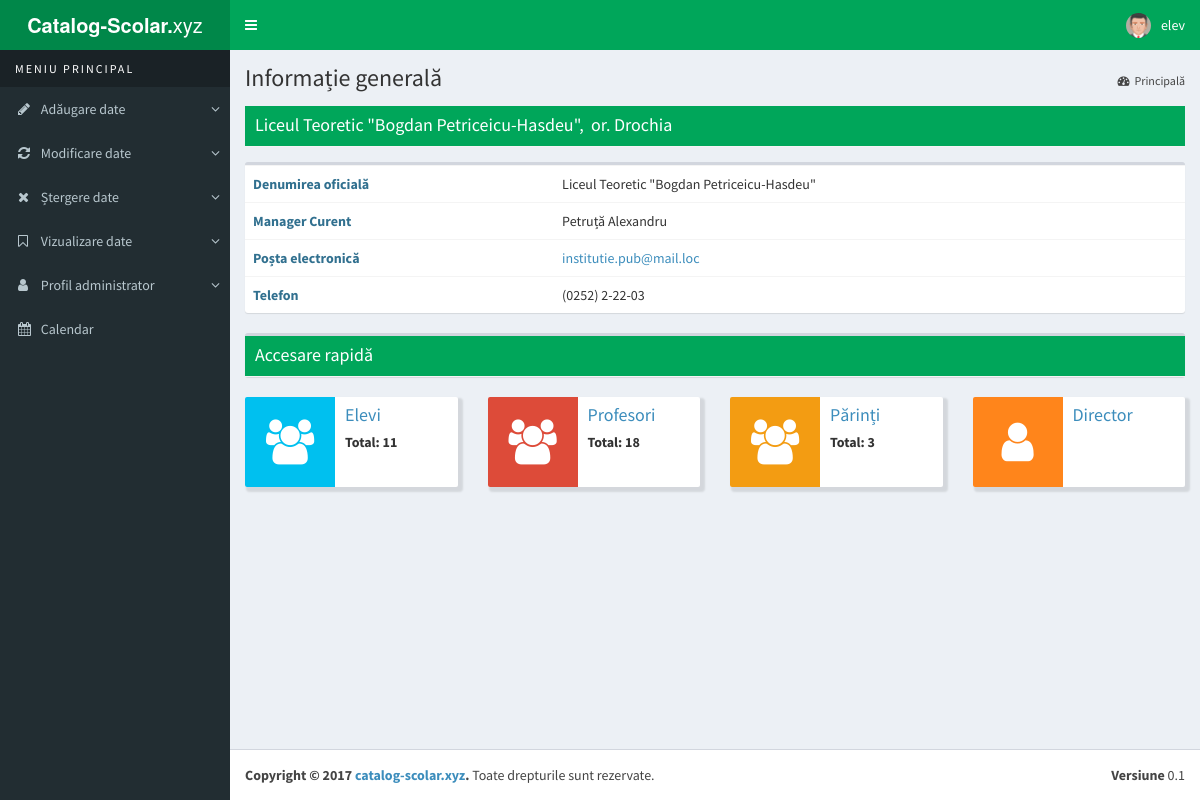
/root/main.php (signed in), run on the app's committed database.
### tables this page shows
CREATE TABLE `users` (
  `user_id` int(11) NOT NULL,
  `user_name` varchar(64) NOT NULL,
  `user_password` varchar(255) NOT NULL,
  `user_category` varchar(10) NOT NULL,
  `user_parent` varchar(255) NOT NULL,
  `user_child` varchar(255) NOT NULL,
  `user_class` varchar(5) NOT NULL,
  `user_btd` date NOT NULL,
  `user_mail` char(255) NOT NULL,
  `user_mob` int(24) NOT NULL,
  `grad_prof` char(24) NOT NULL,
  `disciplina` char(32) NOT NULL
);

CREATE TABLE `institution` (
  `id` int(11) NOT NULL,
  `denumire` varchar(255) NOT NULL,
  `city` varchar(48) NOT NULL,
  `posta` varchar(255) NOT NULL,
  `mobil` text NOT NULL,
  `manager` varchar(64) NOT NULL
);

### root/main.php (called while the page is built, shortened)
<?php
require_once 'includes/header.php';
require_once 'includes/contentWrapper.php';
?>

### root/includes/contentWrapper.php (the view, shortened to what this page needs)
<?php
$result = mysqli_query($db, "SELECT * FROM institution");
$row = mysqli_fetch_row($result) or die(mysqli_error());
$sqle = "SELECT user_name FROM `users` WHERE user_category='elev'";
if ($resulte = mysqli_query($db,$sqle)) {
  $resCount = mysqli_num_rows($resulte);
}
$sqlp = "SELECT user_name FROM `users` WHERE user_category='profesor'";
if ($resultp = mysqli_query($db,$sqlp)) {
  $profCount = mysqli_num_rows($resultp);
}
$sqlpar = "SELECT user_name FROM `users` WHERE user_category='parinte'";
if ($resultpar = mysqli_query($db,$sqlpar)) {
  $parCount = mysqli_num_rows($resultpar);
}
?>
  <div class="content-wrapper">
    <section class="content-header">
      <h1>Informație generală</h1>
      <ol class="breadcrumb">
        <li class="active"><a href="main.php"><i class="fa fa-dashboard"></i>Principală</a></li>
      </ol>
    </section>
    <section class="content">
    <div class="box-header with-border bg-green content-title">
      <h3 class="box-title"><?= $row[1] . ', &nbsp;' . $row[2]; ?></h3>
    </div>
      <div class="row">
        <div class="col-xs-12">
          <div class="box">
            <div class="box-body table-responsive no-padding">
    <?php
      echo '
          <table class="table table-hover">
            <tr>
              <td class="text-info"><strong>Denumirea oficială</strong></td>
              <td>' . $row[1] .'</td>
            </tr>
            <tr>
              <td class="text-info"><strong>Manager Curent</strong></td>
              <td>' . $row[5] . '</td>
            </tr>
            <tr>
              <td class="text-info"><strong>Poșta electronică</strong></td>
              <td>' . '<a href="mailto:'.$row[3].'">' . $row[3]. '</a>' . '</td>
            </tr>
            <tr>
              <td class="text-info"><strong>Telefon</strong></td>
              <td>' . $row[4] . '</td>
            </tr>
          </table>
    ';
              ?>
            </div>
          </div>
        </div>
      </div>
      <div class="row">
        <div class="col-md-12">
          <div class="box">
            <div class="box-header with-border bg-green">
              <h3 class="box-title">Accesare rapidă</h3>
            </div>
          </div>
      <div class="row">
        <div class="col-md-3 col-sm-6 col-xs-12">
          <div class="info-box">
            <span class="info-box-icon bg-aqua"><i class="fa fa-users"></i></span>
            <div class="info-box-content">
              <span class="info-box-text"><a href="learner/" title="administrare elevi" rel="nofollow">Elevi</a></span>
              <span class="info-box-number"><small><?php echo "Total: " . $resCount;?></small></span>
            </div>
          </div>
        </div>
        <div class="col-md-3 col-sm-6 col-xs-12">
          <div class="info-box">
            <span class="info-box-icon bg-red"><i class="fa fa-group"></i></span>
            <div class="info-box-content">
              <span class="info-box-text"><a href="prof/" title="administrare profesori" rel="nofollow">Profesori</a></span>
              <span class="info-box-number"><small><?php echo "Total: " . $profCount;?></small></span>
            </div>
          </div>
        </div>
        <div class="col-md-3 col-sm-6 col-xs-12">
          <div class="info-box">
            <span class="info-box-icon bg-yellow"><i class="fa fa-group"></i></span>
            <div class="info-box-content">
              <span class="info-box-text"><a href="parent/" title="administrare părinți" rel="nofollow">Părinți</a></span>
              <span class="info-box-number"><small><?php echo "Total: " . $parCount;?></small></span>
            </div>
          </div>
        </div>
        <div class="col-md-3 col-sm-6 col-xs-12">
          <div class="info-box">
            <span class="info-box-icon bg-orange"><i class="fa fa-user"></i></span>
            <div class="info-box-content">
              <span class="info-box-text"><a href="manager/" title="administrare director" rel="nofollow">Director</a></span>
            </div>
          </div>
        </div>
      </div>
        </div>
    </section>
  </div>

### root/includes/header.php (shortened to what this page needs)
<?
$pass=$_SESSION["member_password"];
$Q = mysqli_query($db, "SELECT user_id,user_name FROM users WHERE user_password='$pass'");
$Q = mysqli_fetch_row($Q);
$Q = $Q[1];
echo '
  <body class="hold-transition skin-green sidebar-mini">
<div class="wrapper">
  <header class="main-header">
    <a href="main.php" class="logo">
      <span class="logo-mini"><b>CS</b></span>
      <span class="logo-lg"><b>Catalog-Scolar.</b>xyz</span>
    </a>
    <nav class="navbar navbar-static-top">
      <a href="#" class="sidebar-toggle" data-toggle="offcanvas" role="button">
        <span class="sr-only">Toggle navigation</span>
      </a>
      <div class="navbar-custom-menu">
        <ul class="nav navbar-nav">
          <li class="dropdown user user-menu">
            <a href="#" class="dropdown-toggle" data-toggle="dropdown">
              <img src="dist/img/avatar5.png" class="user-image" alt="imaginea administratorului">
              <span class="hidden-xs">'. $Q . '</span>
            </a>
            <ul class="dropdown-menu">
              <li class="user-footer">
                <div class="pull-left">
                  <a href="pages/profile.php" class="btn btn-default btn-flat">Vezi Profilul</a>
                </div>
                <div class="pull-right">
                  <a href="includes/logout_user.php" class="btn btn-default btn-flat">Deconectare</a>
                </div>
              </li>
            </ul>
          </li>
        </ul>
      </div>
    </nav>
  </header>
';
?>

### data on the page
users: user_name "elev"
institution: denumire "Liceul Teoretic \"Bogdan Petriceicu-Hasdeu\"", city "or. Drochia", manager "Petruță Alexandru", posta "institutie.pub@mail.loc", mobil "(0252) 2-22-03"

### other printed values
$resCount "11"
$profCount "18"
$parCount "3"
